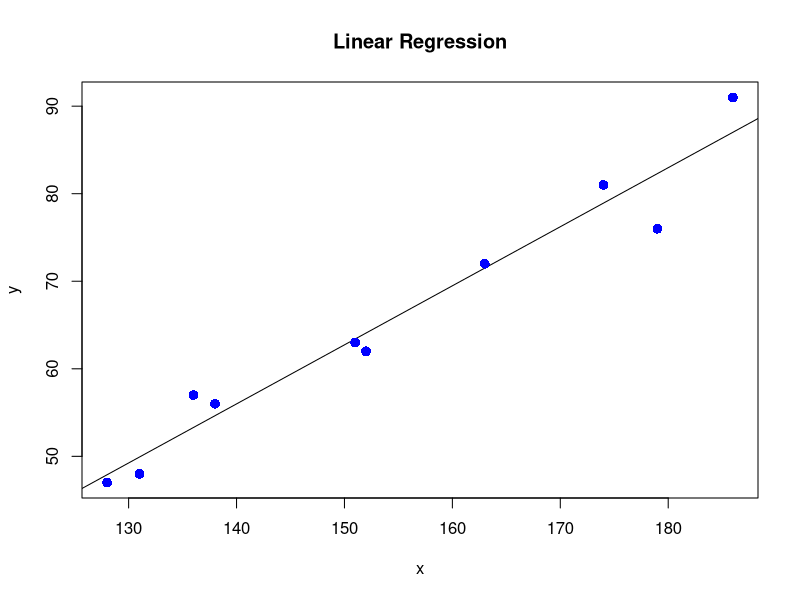
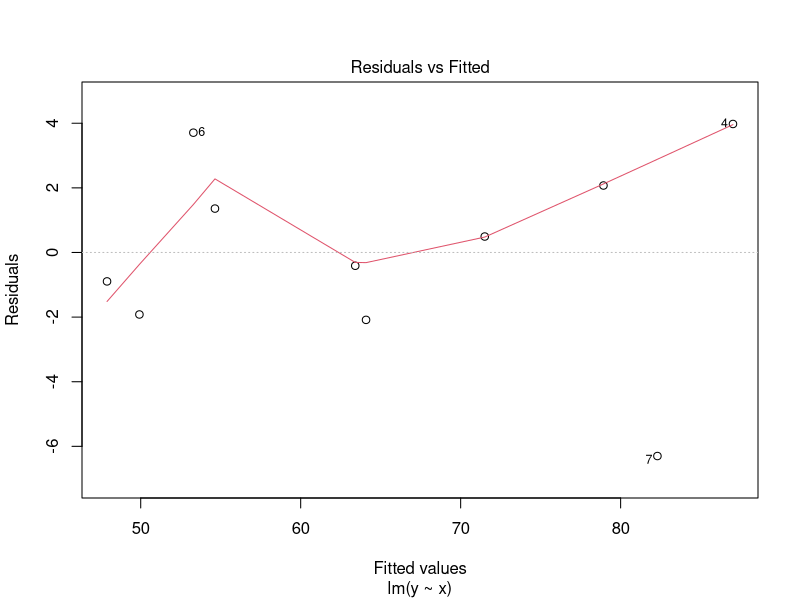
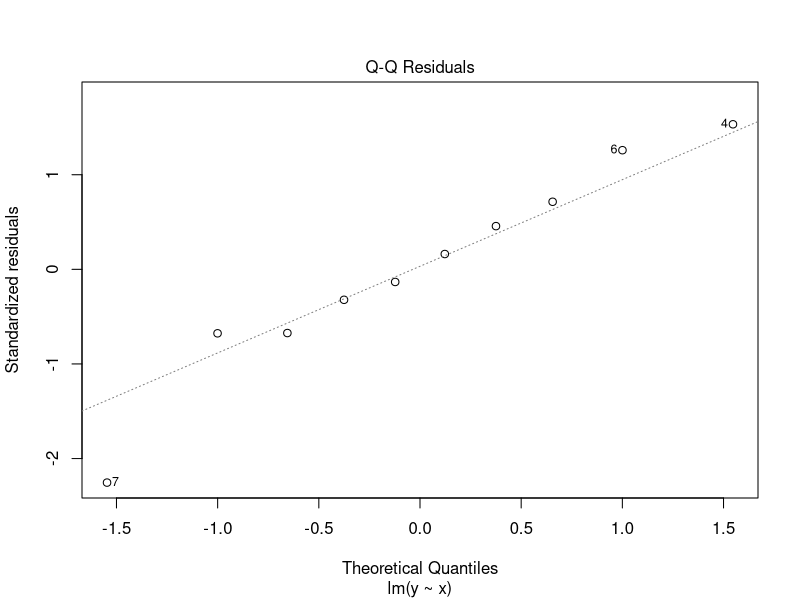
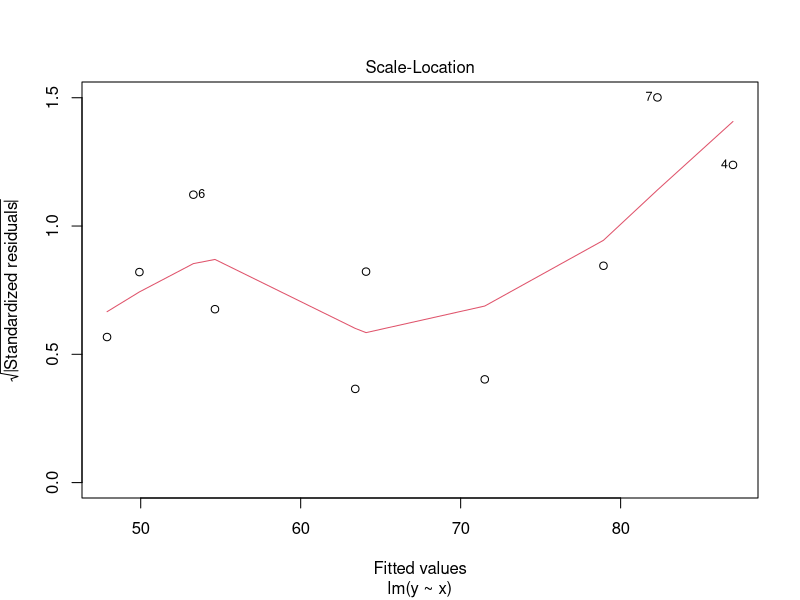
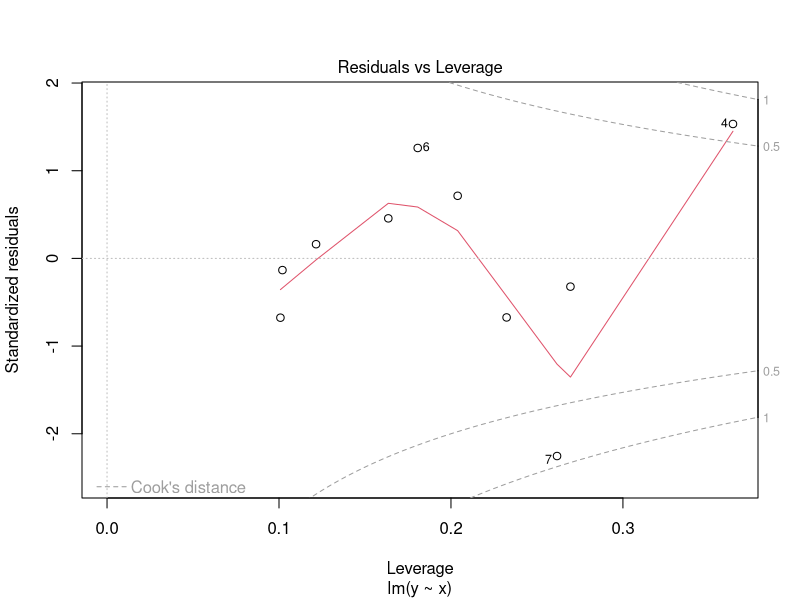

Source code (R) for these figures, in order:
## ---- chunk 1
# The predictor variable
x <- c(151, 174, 138, 186, 128, 136, 179, 163, 152, 131)

# The response variable
y <- c(63, 81, 56, 91, 47, 57, 76, 72, 62, 48)

# Apply the lm() function.
relation <- lm(y~x)
relation

## ---- chunk 2
summary(relation)
## ---- chunk 3
# Find y for an x of 170.
a <- data.frame(x=170)
result <- predict(relation,a)
result
## ---- chunk 4
# Plot the chart.
plot(x,y,
     col = "blue",
     main = "Linear Regression",
     abline(lm(y~x)),
     cex = 1.3,pch = 16)

plot(lm(y~x))
